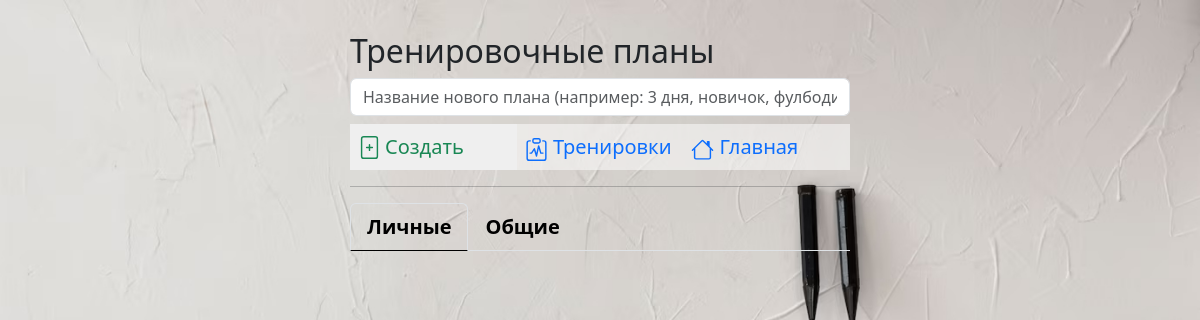
Before: /plans_all (signed in) with the older database file.
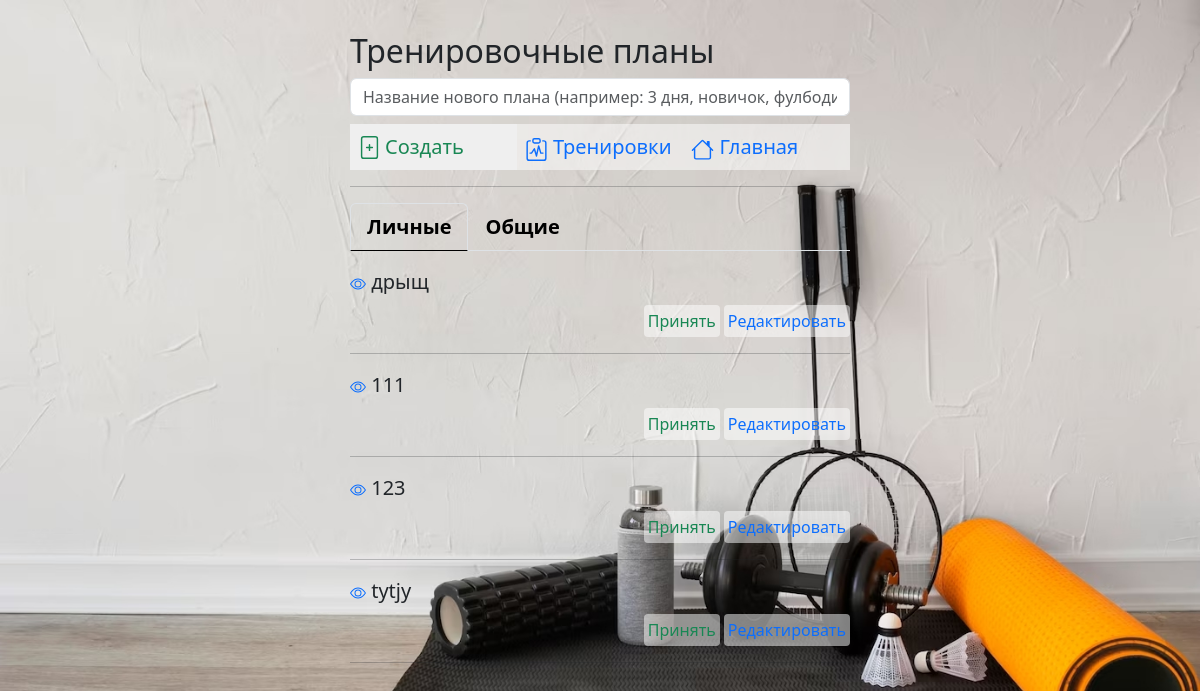
After: the same page with the newer database file.
### _models.py (models this page shows, shortened)
class User(db.Model, UserMixin):
    __tablename__ = 'users'
    id = db.Column(db.Integer, primary_key=True)
    name = db.Column(db.String(80), nullable=False, unique=True)
    password = db.Column(db.String(80), nullable=False)
    role = db.Column(db.String(80), nullable=False, default='user')
    email = db.Column(db.String(80), unique=True, nullable=False)
    language = db.Column(db.String(20), default='EN')
    preferences = db.Column(db.Text, default=[])
    date_registration = Column(db.DateTime)
    date_last_activity = Column(db.DateTime)
    trainings = relationship('UserTraining', back_populates='user')

class Plan(db.Model):
    __tablename__ = 'plans'
    id = db.Column(db.Integer, primary_key=True)
    name = db.Column(db.String, default='New Plan')
    local_names = db.Column(db.Text)
    owner = db.Column(db.String, default='Admin')
    trainings = relationship('Training', secondary='plan_trainings', back_populates='plans')

### main.py (the view)
@app.route('/plans_all', methods=['POST', 'GET'])
@login_required
def plans_all():
    languages = config.LANGUAGES
    conditions = or_(Plan.owner == current_user.name, Plan.owner == 'admin')
    plans = Plan.query.filter(conditions).all()
    plan_ids = [plan.id for plan in plans]
    plan_trainings = Plan_Trainings.query.filter(Plan_Trainings.plan_id.in_(plan_ids)).all()
    trainings_ids = [plan_training.training_id for plan_training in plan_trainings]
    trains = Training.query.filter(Training.training_id.in_(trainings_ids)).all()
    trainings_in_plan = {}  # {plan: [trains], ...}
    plans_local_names = {} # {plan: local_name}
    for plan in plans:
        plans_local_names[plan] = json.loads(plan.local_names) if plan.local_names is not None else {lang: '' for lang in languages}
        trainings_in_plan[plan] = []
        for plan_train in plan_trainings:
            for train in trains:
                if train.training_id == plan_train.training_id and plan_train.plan_id == plan.id:
                    train_time = 0
                    ex_loc_names_user_lang = []
                    for exercise in train.exercises:
                        te = TrainingExercise.query.filter_by(training_id=train.training_id, exercise_id=exercise.exercise_id).first()
                        train_time += te.sets * exercise.time_per_set
                        ex_loc_names = json.loads(exercise.localized_name)
                        ex_loc_name = ex_loc_names[current_user.language]
                        ex_loc_names_user_lang.append(ex_loc_name)
                    train_local_names = json.loads(train.local_names) if train.local_names is not None else {current_user.language: train.name}
                    train_local_name = train_local_names[current_user.language]
                    trainings_in_plan[plan].append([train_local_name, train_time, ex_loc_names_user_lang])
    return render_template('plans_all.html', trainings_in_plan=trainings_in_plan, plans_local_names=plans_local_names)

### _logic.py (called while the page is built)
def load_localization_dict():
    phrases = Localization.query.all()
    phrases_list = {}
    for phrase in phrases:
        translations_dict = json.loads(phrase.translations)
        phrases_list[phrase.key] = translations_dict
    return phrases_list

### main.py (called while the page is built)
@login_manager.user_loader
def load_user(user_id):
    return User.query.get(int(user_id))

@app.context_processor
def inject_local_dict():
    local_dict = load_localization_dict()
    return {'local_dict': local_dict}

### templates/plans_all.html (shortened to what this page needs)
{% extends 'base.html' %}
{% block body %}
<div class="account-block pt-3">
    <div class="mt-3">
        <h2>
            {{local_dict['Training plans'][current_user.language]}}
        </h2>
    </div>
        <form action="/plan_new/0" method="post">
            <div class=" mb-2">
                <input type="text" name="plan_name" id="plan_name" class="form-control" placeholder="{{local_dict['new plan placeholder'][current_user.language]}}" required>
            </div>
            <div class="mb-2 d-flex">
                <div class="account-item fs-5 flex-grow-1 m-0 p-0 text-truncate">
                    <button type="submit" class="submit-no-border text-success d-flex str-link p-2">
                        {{local_dict['Create'][current_user.language]}}
                    </button>
                </div>
                <div class="account-item fs-5 m-0 p-0 text-truncate">
                     <a href="/new_train" class="str-link link-underline link-underline-opacity-0 p-2">
                         {{local_dict['Workouts'][current_user.language]}}
                     </a>
                </div>
                <div class="account-item fs-5 m-0 p-0 text-truncate">
                     <a href="/" class="str-link link-underline link-underline-opacity-0 p-2">
                         {{local_dict['Main'][current_user.language]}}
                     </a>
                </div>
            </div>
        </form>
        <hr>
        <ul class="nav nav-tabs mb-3 fs-5 fw-semibold" id="pills-tab" role="tablist">
                <li class="nav-item" role="presentation">
                    <button class="nav-link active" id="user_plans_tab" data-bs-toggle="pill" data-bs-target="#user_plans" type="button" role="tab" aria-controls="user_plans" aria-selected="true">
                        {{local_dict['Personal'][current_user.language]}}
                    </button>
                </li>
                <li class="nav-item" role="presentation">
                    <button class="nav-link" id="common_tab_tab" data-bs-toggle="pill" data-bs-target="#common_plans" type="button" role="tab" aria-controls="common_plans" aria-selected="false">
                        {{local_dict['General'][current_user.language]}}
                    </button>
                </li>
        </ul>
        <div class="tab-content" id="tabContent">
            <div class="tab-pane fade show active" id="user_plans" role="tabpanel" aria-labelledby="user_plans_tab" tabindex="0">
                {% for plan, trains in trainings_in_plan.items() %}
                {% if plan.owner == current_user.name %}
                    <div class="row">
                            <div class="fs-5  mb-2 text-truncate">
                                <a class="link-underline link-underline-opacity-0" data-bs-toggle="collapse" href="#collapse_user_plan{{plan.id}}" role="button" aria-expanded="false" aria-controls="collapse_user_plan{{plan.id}}">
                                    <span class="text-dark">{{plan.name}}</span>
                                </a>
                            </div>
                            <div class="d-flex justify-content-end">
                                <div class="mx-1">
                                    <a href="/assign_training/{{plan.id}}" class="btn-personal str-link p-1 rounded-1 link-underline link-underline-opacity-0 text-success">
                                        {{local_dict['Accept'][current_user.language]}}
                                    </a>
                                </div>
                                <div class="mx-0">
                                    {% if plan.owner == current_user.name %}
                                        <a href="/plan_new/{{plan.id}}" class="btn-personal str-link p-1 rounded-1 link-underline link-underline-opacity-0 text-primary">
                                            {{local_dict['Edit'][current_user.language]}}
                                        </a>
                                    {% endif %}
                                </div>
                            </div>
                    </div>
                    <hr>
                {% endif %}
                {% endfor %}
            </div>
        </div>
</div>
{% endblock %}

### templates/base.html (shortened to what this page needs)
<!doctype html>
<html lang="ru">
<head>
    <link rel="stylesheet" href="{{ url_for('static', filename='css/bootstrap.min.css' )}}">
    <link rel="stylesheet" href="{{ url_for('static', filename='css/main.css' )}}">
    <link href="https://cdnjs.cloudflare.com/ajax/libs/select2/4.1.0-beta.1/css/select2.min.css" rel="stylesheet" />
</head>
<body>
    <div class="container">
        {% block body %}{% endblock %}
    </div>
</body>
</html>

### static/css/main.css (style rules this page uses)
body { background-image: url('../imgs/background.jpg'); background-size: cover; background-repeat: no-repeat; background-attachment: fixed; }
.nav-link.active { background-color: rgba(0, 0, 0, 0.2); }
.str-link { display: inline-block; width: 100%; height: 100%; }
.nav-tabs .nav-item .nav-link { color: black; }
.nav-tabs .nav-item .nav-link.active { background-color: rgba(255,255,240, 0); border-bottom: solid black; border-width: 1px; }
.account-block { position: absolute; top: 0; left: 0; width:100%; max-width: 500px; left: 50%; transform: translateX(-50%); }
.account-item { width: 100%; background-color: rgba(255,255,255, 0.5); margin: 3px; padding: 7px; border: none; }
.btn-personal { background-color: rgba(255,255,255, 0.5); border: none; }
.submit-no-border { border: none; }

Changed rows visible on the page:
now on this page (row edited): Plan: name "дрыщ", {{ local_dict['Accept'][current_user.language] }} "Принять", {{ local_dict['Edit'][current_user.language] }} "Редактировать"
added Plan: name "111", {{ local_dict['Accept'][current_user.language] }} "Принять", {{ local_dict['Edit'][current_user.language] }} "Редактировать"
added Plan: name "123", {{ local_dict['Accept'][current_user.language] }} "Принять", {{ local_dict['Edit'][current_user.language] }} "Редактировать"
added Plan: name "tytjy", {{ local_dict['Accept'][current_user.language] }} "Принять", {{ local_dict['Edit'][current_user.language] }} "Редактировать"
